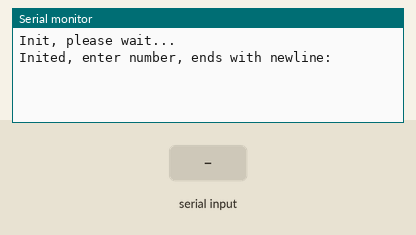
Recording of a sketch running on a simulated Arduino Uno, built with avr-gcc and run on an emulated ATmega328P. Shown: the last lines printed to the serial monitor. Inputs (shaded band) come from the test bench. The audio player accepts every command and is not drawn.

Above: at 2.2 s.
2.3 s: "90,45\n" received over Serial
At 3.6 s:
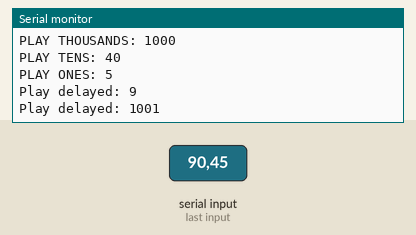
3.8 s: "30,150\n" received over Serial
At 6.0 s:
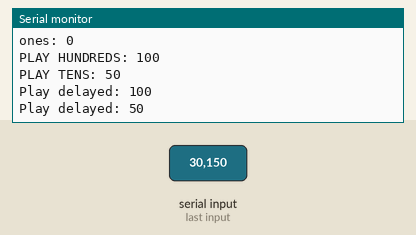
Timing chart, 0 to 7.5 s (numbered marks = the images above; inputs shaded):
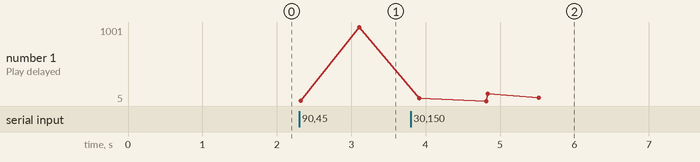

The sketch:

MP3Say.ino
```cpp
//------------------------------------------------------------------------------------------------------------------------------------------------------------------------
// настройки работы с DFPlayer
//------------------------------------------------------------------------------------------------------------------------------------------------------------------------
#define DFPLAYER_SERIAL_SPEED 9600 // скорость работы с плеером DFPlayer mini, бод
#define DFPLAYER_SERIAL_RX_PIN A1 // пин RX для SoftwareSerial
#define DFPLAYER_SERIAL_TX_PIN A2 // пин TX для SoftwareSerial
#define DFPLAYER_INIT_DELAY 1000 // сколько миллисекунд ждать в setup инициализации плеера
#define DFPLAYER_INITIAL_VOLUME 30 // начальная громкость плеера (0-30)
//------------------------------------------------------------------------------------------------------------------------------------------------------------------------
// настройки Serial
//------------------------------------------------------------------------------------------------------------------------------------------------------------------------
#define SERIAL_SPEED 57600 // скорость работы с монитором порта
//------------------------------------------------------------------------------------------------------------------------------------------------------------------------
#include <SoftwareSerial.h>
#include  "DFPlayer_Mini_Mp3.h"
#include  "DelayedEvents.h"
//------------------------------------------------------------------------------------------------------------------------------------------------------------------------
SoftwareSerial playerSerial(DFPLAYER_SERIAL_RX_PIN,DFPLAYER_SERIAL_TX_PIN);
String receiveBuffer;
//------------------------------------------------------------------------------------------------------------------------------------------------------------------------
void playHandler(void* param)
{
  uint16_t melody = (uint16_t) param;
  Serial.print(F("Play delayed: "));
  Serial.println(melody);
  mp3_stop();
  mp3_play(melody);
}
//------------------------------------------------------------------------------------------------------------------------------------------------------------------------
void playMelodyDelayed(uint16_t melody, uint32_t delayMs)
{
  DelayedEvents.raise(delayMs, playHandler,(void*)melody);
}
//------------------------------------------------------------------------------------------------------------------------------------------------------------------------
uint32_t getMelodyDelay(uint16_t num) // возвращает задержку для мелодии
{
  switch(num)
  {
    case 20:
    case 40:
    case 50:
      return 900;

   case 60:
   case 70:
    return 950;

   case 80:
   case 90:
    return 1000;

   case 100:
   case 300:
    return 700;

   case 200:
   case 500:
   case 600:
    return 900;

   case 400:
   case 700:
   case 800:
   case 900:
    return 1000;
  }
  // пока тупо возвращаем секунду
  return 800;
}
//------------------------------------------------------------------------------------------------------------------------------------------------------------------------
void sayNumber(const String& str)
{
    Serial.print(F("You entered: "));
    Serial.println(str);

    uint32_t currentRaiseDelay = 0; // текущая задержка для мелодии

    uint16_t num = str.toInt();

    if(num < 0)
      return;

   if(num <= 20) // от 0 до 20 - отдельные файлы на числа
   {
      currentRaiseDelay += getMelodyDelay(num);
      playMelodyDelayed(num,0);
      return;
   }

   // тут уже идут составные числа, у нас максимум голосовых файлов - на тысячу.
   // просто втупую разбиваем на составные части

   uint16_t ones = num % 10;
   uint16_t tens = num/10 % 10;
   uint16_t hundreds = num/100 % 10;
   uint16_t thousands = num/1000 % 10;

   Serial.print(F("thousands: "));
   Serial.println(thousands);

   Serial.print(F("hundreds: "));
   Serial.println(hundreds);

   Serial.print(F("tens: "));
   Serial.println(tens);

   Serial.print(F("ones: "));
   Serial.println(ones);

   // теперь играем без склонения
   if(thousands > 0)
   {
      if(thousands > 1) // если две тысячи и больше - надо сперва произнести число, потом слово "тысяча"
      {
         Serial.println(String(F("PLAY THOUSANDS: ")) + thousands);

         // тут случай с "две тысячи", а не "два тысячи". файл со словов "две" имеет номер 0022.mp3
         int thisTh = thousands;
         if(thisTh == 2)
          thisTh = 22; // меняем "два" на "две"

         playMelodyDelayed(thisTh,currentRaiseDelay);
         currentRaiseDelay += getMelodyDelay(thisTh);

         Serial.println(String(F("PLAY THOUSANDS: ")) + 1000);

         // вот тут можно со склонением поиграться, например, произносить "тысячи" (1001.mp3 - слово "тысяч", 1002.mp3 - слово "тысячи")
         int add = 0;
         if(thousands < 5) // две тысячи, три тысячи, четыре тысячи, но - пять тысяч
          add = 2;
         else
          add = 1;

         playMelodyDelayed(1000 + add,currentRaiseDelay);
         currentRaiseDelay += getMelodyDelay(1000 + add);

      }
      else
      {
        // просто произносим "тысяча", потому что префикс "одна" - не нужен
        Serial.println(String(F("PLAY THOUSANDS: ")) + 1000);
        playMelodyDelayed(1000,currentRaiseDelay);
        currentRaiseDelay += getMelodyDelay(1000);

      }
   }

   // тысячи произнесли, произносим сотни
   if(hundreds > 0)
   {
      Serial.println(String(F("PLAY HUNDREDS: ")) + hundreds*100);
      playMelodyDelayed(hundreds*100,currentRaiseDelay);
      currentRaiseDelay += getMelodyDelay(hundreds*100);

   }

   // сотни произнесли, произносим десятки.
   // тут есть один нюанс: если число десятков и единиц меньше 21 - произносим его напрямую, иначе - составное.
   int tensAndOnes = tens*10 + ones;

   if(tensAndOnes <= 20)
   {
      if(tensAndOnes > 0) // ноль произносить не надо
      {
        Serial.println(String(F("PLAY TENSANDONES: ")) + tensAndOnes);
        playMelodyDelayed(tensAndOnes,currentRaiseDelay);
        currentRaiseDelay += getMelodyDelay(tensAndOnes);

      }
   }
   else
   {
     if(tens > 0)
     {
        Serial.println(String(F("PLAY TENS: ")) + tens*10);
        playMelodyDelayed(tens*10,currentRaiseDelay);
        currentRaiseDelay += getMelodyDelay(tens*10);

     }

     // остались единицы
     if(ones > 0)
     {
        Serial.println(String(F("PLAY ONES: ")) + ones);
        playMelodyDelayed(ones,currentRaiseDelay);
        currentRaiseDelay += getMelodyDelay(ones);

     }

   } // else


}
//------------------------------------------------------------------------------------------------------------------------------------------------------------------------
void processSerialInput()
{
  while(Serial.available())
  {
    if(receiveBuffer.length() > 100)
    {
      receiveBuffer = "";
      return;
    }
    char ch = (char) Serial.read();
    if(ch == '\r')
      continue;
    else
    if(ch == '\n')
    {
      sayNumber(receiveBuffer);
      receiveBuffer = "";
    }
    else
    if(ch >= '0' && ch <= '9')
    {
      receiveBuffer += ch;
    }
  }
}
//------------------------------------------------------------------------------------------------------------------------------------------------------------------------
void setup()
{
  Serial.begin(SERIAL_SPEED);
  Serial.println(F("Init, please wait..."));


  // настраиваем плеер
  playerSerial.begin(DFPLAYER_SERIAL_SPEED);
  mp3_set_serial(playerSerial); // устанавливаем, через какой Serial будет работать DFPlayer с нами

  delay(DFPLAYER_INIT_DELAY);// ждём, пока плеер прочухается
  mp3_set_volume(DFPLAYER_INITIAL_VOLUME); // устанавливаем громкость плеера

  Serial.println(F("Inited, enter number, ends with newline:"));
}
//------------------------------------------------------------------------------------------------------------------------------------------------------------------------
void loop()
{
  if(DelayedEvents.empty()) // только когда закончили играть предыдущую мелодию
    processSerialInput();

  DelayedEvents.update();
}
//------------------------------------------------------------------------------------------------------------------------------------------------------------------------
void yield()
{
  DelayedEvents.update();
}
//------------------------------------------------------------------------------------------------------------------------------------------------------------------------
```

DelayedEvents.cpp
```cpp
#include "DelayedEvents.h"
//--------------------------------------------------------------------------------------------------------------------------------------
DelayedEventsClass DelayedEvents;
//--------------------------------------------------------------------------------------------------------------------------------------
DelayedEventsClass::DelayedEventsClass()
{

}
//--------------------------------------------------------------------------------------------------------------------------------------
void DelayedEventsClass::raise(uint32_t raiseDelay,DelayedEventHandler handler, void* param)
{
  DelayedEventData rec;
  rec.timer = millis();
  rec.duration = raiseDelay;
  rec.handler = handler;
  rec.param = param;

  signals.push_back(rec);
}
//--------------------------------------------------------------------------------------------------------------------------------------
void DelayedEventsClass::update()
{
    for(size_t i=0;i<signals.size();)
    {
        if(millis() - signals[i].timer > signals[i].duration)
        {
          // сигнал сработал
          DelayedEventHandler handler = signals[i].handler;
          void* param = signals[i].param;

          // сначала мы убираем его из очереди
          for(size_t j=i+1; j< signals.size(); j++)
          {
            signals[j-1] = signals[j];
          }

          signals.pop();

          // и только потом вызываем обработчик сигнала
          if(handler)
            handler(param);

        } // if
        else
        {
          i++;
        }
    } // for
}
//--------------------------------------------------------------------------------------------------------------------------------------
```

DelayedEvents.h
```cpp
#pragma once
//--------------------------------------------------------------------------------------------------------------------------------------
#include <Arduino.h>
#include "TinyVector.h"
//--------------------------------------------------------------------------------------------------------------------------------------
typedef void (*DelayedEventHandler)(void* param);
//--------------------------------------------------------------------------------------------------------------------------------------
typedef struct
{
  uint32_t timer;
  uint32_t duration;
  void* param;
  DelayedEventHandler handler;

} DelayedEventData;
//--------------------------------------------------------------------------------------------------------------------------------------
typedef Vector<DelayedEventData> DelayedEventsList;
//--------------------------------------------------------------------------------------------------------------------------------------
class DelayedEventsClass
{
  public:
    DelayedEventsClass();

    void update();
    void raise(uint32_t raiseDelayMilliseconds,DelayedEventHandler handler, void* param);
    bool empty() { return signals.size() < 1; }

  private:

    DelayedEventsList signals;

};
//--------------------------------------------------------------------------------------------------------------------------------------
extern DelayedEventsClass DelayedEvents;
//--------------------------------------------------------------------------------------------------------------------------------------
```

TinyVector.h
```cpp
#ifndef _TINY_VECTOR_H
#define _TINY_VECTOR_H

#include <Arduino.h>

// Minimal class to replace std::vector
template<typename Data>
class Vector {

    size_t d_size; // Stores no. of actually stored objects
    size_t d_capacity; // Stores allocated capacity
    Data *d_data; // Stores data this is this "heap" we need a function that returns a pointer to this value, to print it
public:
    Vector() : d_size(0), d_capacity(0), d_data(0) {}; // Default constructor

    Vector(Vector const &other) : d_size(other.d_size), d_capacity(other.d_capacity), d_data(0) //for when you set 1 vector = to another
    {
        d_data = (Data *)malloc(d_capacity*sizeof(Data));
        memcpy(d_data, other.d_data, d_size*sizeof(Data));
    }; // Copy constuctor

    ~Vector() //this gets called
    {
        free(d_data);
    }; // Destructor

    Vector &operator=(Vector const &other)
    {
        free(d_data);
        d_size = other.d_size;
        d_capacity = other.d_capacity;
        d_data = (Data *)malloc(d_capacity*sizeof(Data));
        memcpy(d_data, other.d_data, d_size*sizeof(Data));
        return *this;
    }; // Needed for memory management

    int indexOf(Data const &x)
    {
      if(!d_size)
        return -1;

      for(size_t i=0;i<d_size;i++)
      {
        if(d_data[i] == x)
          return (int) i;
      }
      return -1;
    }

    void remove(size_t index, size_t count)
    {
      if (index >= d_size) { return; }
      if (count > (d_size - index) ) { count = d_size - index; }
      Data *writeTo = (d_data + index);
      d_size = (d_size - count);
      memmove(writeTo, d_data + index + count,d_size - index);
    }

    void push_back(Data const &x)
    {
        if (d_capacity == d_size) //when he pushes data onto the heap, he checks to see if the storage is full
            resize();  //if full - resize

        d_data[d_size++] = x;
    }; // Adds new value. If needed, allocates more space

    void pop() // extract the last element by simple decrease the write pointer
    {
        if(d_size)
          --d_size;
    };

    void empty()
    {
      d_size = 0;
    }

    void clear() //here
    {
        if(d_data)
          memset(d_data, 0, d_size);
        d_capacity = 0;
        d_size = 0;
        free(d_data);
        d_data = NULL;
    }

    size_t size() const { return d_size; }; // Size getter

    Data const &operator[](size_t idx) const { return d_data[idx]; }; // Const getter

    Data &operator[](size_t idx) { return d_data[idx]; }; // Changeable getter

    Data *pData() { return (Data*)d_data; }

private:
    void resize()
    {
        d_capacity = d_capacity ? d_capacity * 2 : 1;
        Data *newdata = (Data *)malloc(d_capacity*sizeof(Data)); //allocates new memory
        memcpy(newdata, d_data, d_size * sizeof(Data));  //copies all the old memory over
        free(d_data);                                          //free old
        d_data = newdata;
    };// Allocates double the old space
};

#endif
```

Measured:
- after the input at 2.3 s, the serial monitor: prints a new line at once (image 1)
- after the input at 3.8 s, the serial monitor: prints a new line after 1.0 s (image 2)
- plotted number 1: 1001 → 50 after the input at 3.8 s
